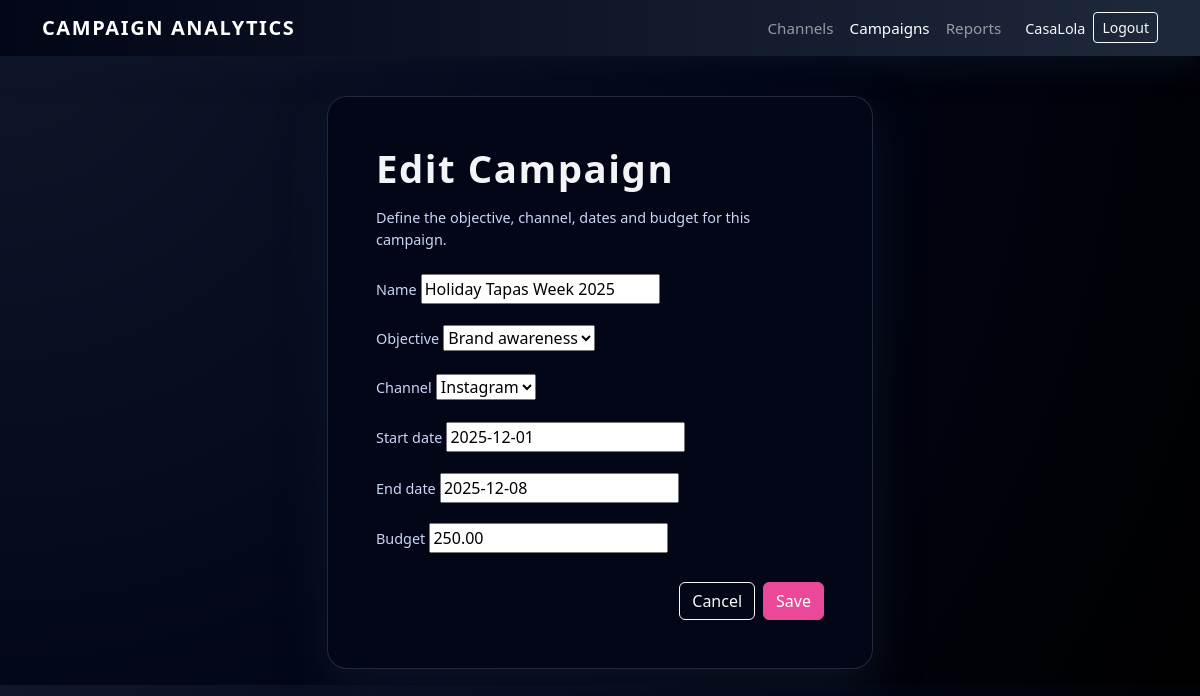
The app's page /project/campaigns/1/edit/ (signed in), older data.
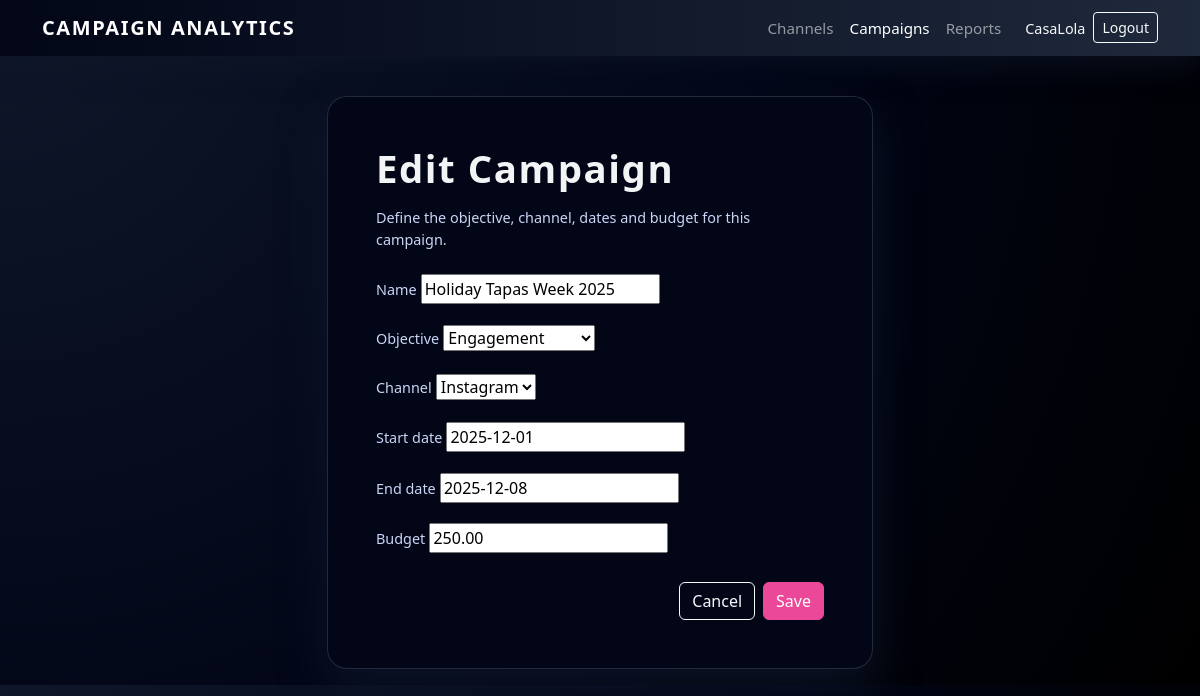
The same page, newer data.
### project/models.py (models this page shows, shortened)
class Campaign(models.Model):
    OBJECTIVE_CHOICES = [
        ('AWARENESS', 'Brand awareness'),
        ('TRAFFIC', 'Website traffic'),
        ('ENGAGEMENT', 'Engagement'),
        ('LEADS', 'Lead generation'),
    ]
    name = models.CharField(max_length=150)
    objective = models.ForeignKey(
        "Objective",
        on_delete=models.PROTECT,
        related_name="campaigns",
    )
    channel = models.ForeignKey(
        Channel,
        on_delete=models.CASCADE,
        related_name='campaigns',
    )
    start_date = models.DateField()
    end_date = models.DateField(blank=True, null=True)
    budget = models.DecimalField(max_digits=10, decimal_places=2)

### project/views.py (the view, shortened to what this page needs)
# urls.py: path('campaigns/<int:pk>/edit/', views.CampaignUpdateView.as_view(), name='campaign_update'),
class CampaignUpdateView(LoginRequiredMixin, UpdateView):
    model = Campaign
    form_class = CampaignForm
    template_name = 'project/campaign_form.html'
    def get_form(self, form_class=None):
        form = super().get_form(form_class)
        form.fields['channel'].queryset = Channel.objects.filter(owner=self.request.user)
        return form
    def get_queryset(self):
        return Campaign.objects.filter(channel__owner=self.request.user)

### project/forms.py
class CampaignForm(forms.ModelForm):
    class Meta:
        model = Campaign
        fields = ['name', 'objective', 'channel', 'start_date', 'end_date', 'budget']

### project/models.py (called while the page is built)
    def __str__(self):
        return self.name

    def __str__(self):
        return self.name

### project/templates/project/campaign_form.html (shortened to what this page needs)
{% extends "project/base.html" %}
{% block content %}
<div class="row justify-content-center">
  <div class="col-md-7 col-lg-6">
    <div class="card card-cl p-4 p-md-5">
      <h1 class="h3 mb-3 page-title">
        {% if form.instance.pk %}
          Edit Campaign
        {% else %}
          Create Campaign
        {% endif %}
      </h1>
      <p class="text-muted-soft mb-4">
        Define the objective, channel, dates and budget for this campaign.
      </p>
      <form method="post">
        <div class="mb-3">
          <label class="form-label text-muted-soft" for="{{ form.name.id_for_label }}">Name</label>
          {{ form.name }}
        </div>
        <div class="mb-3">
          <label class="form-label text-muted-soft" for="{{ form.objective.id_for_label }}">Objective</label>
          {{ form.objective }}
        </div>
        <div class="mb-3">
          <label class="form-label text-muted-soft" for="{{ form.channel.id_for_label }}">Channel</label>
          {{ form.channel }}
        </div>
        <div class="mb-3">
          <label class="form-label text-muted-soft" for="{{ form.start_date.id_for_label }}">Start date</label>
          {{ form.start_date }}
        </div>
        <div class="mb-3">
          <label class="form-label text-muted-soft" for="{{ form.end_date.id_for_label }}">End date</label>
          {{ form.end_date }}
        </div>
        <div class="mb-4">
          <label class="form-label text-muted-soft" for="{{ form.budget.id_for_label }}">Budget</label>
          {{ form.budget }}
        </div>
        <div class="d-flex justify-content-end">
          <a href="{% url 'project:campaign_list' %}" class="btn btn-outline-light me-2">
            Cancel
          </a>
          <button type="submit" class="btn btn-accent">
            Save
          </button>
        </div>
      </form>
    </div>
  </div>
</div>
{% endblock %}

Row changes from the older to the newer data that the page shows:
changed Campaign "Instagram": objective "Brand awareness" → "Engagement"
